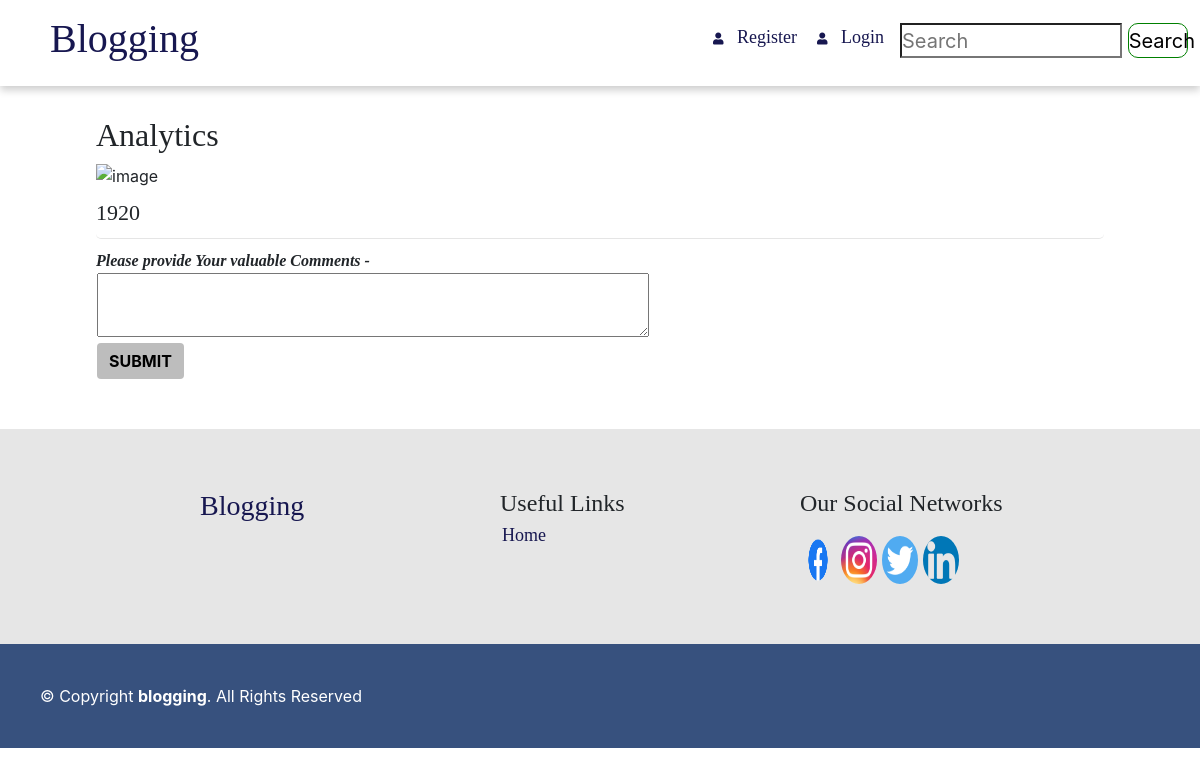
Before: /article.php?Heading=Avengers&id=14 with the older database file.
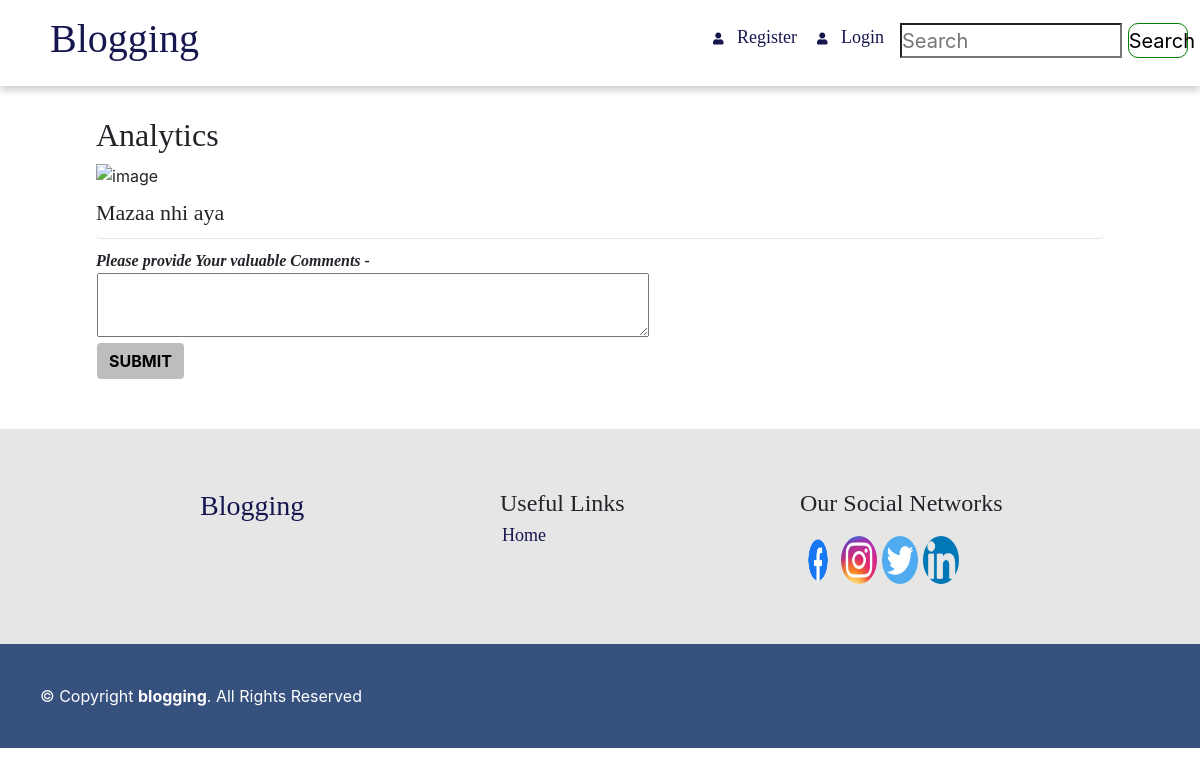
After: the same page with the newer database file.
### tables this page shows
CREATE TABLE `blog` (
  `id` int(11) NOT NULL,
  `userid` int(20) NOT NULL,
  `Heading` varchar(50) NOT NULL,
  `image` varchar(225) NOT NULL,
  `content` varchar(2000) NOT NULL
);

### article.php (the view, shortened to what this page needs)
<?php
include './header.php';
include ("connection.php");
   $a = $_GET['id'];
?>
<div class="blogbox">
         <?php
            $sql = "select * from blog where id='$a'";
            $result = mysqli_query($conn,$sql);
               if($result->num_rows > 0)
               {
                  while ($row = mysqli_fetch_assoc($result))
                  {
                     $content = $row['content'];
                     $logo = $row['image'];
                  }
               }
         ?>
         <h2>Analytics</h2 >
         <img class="blogimage"  src="images/<?php echo $logo; ?>" alt="image" >
         <p><?php echo $content;?></p>
      </div>
      <div class="blogcommentsection">
         <form action="">
            <p><b><i>Please provide Your valuable Comments - </i></b></p>
            <textarea class="blogcommentbox" id="comments" name=""></textarea>
            <br>
            <button type="button" class="btn btn-primary"  onclick="thankyou()" value="Submit">SUBMIT</button>
         </form>
      </div>
<?php include 'footer.php';?>

Changed rows visible on the page:
changed blog: content "1920" → "Mazaa nhi aya"
